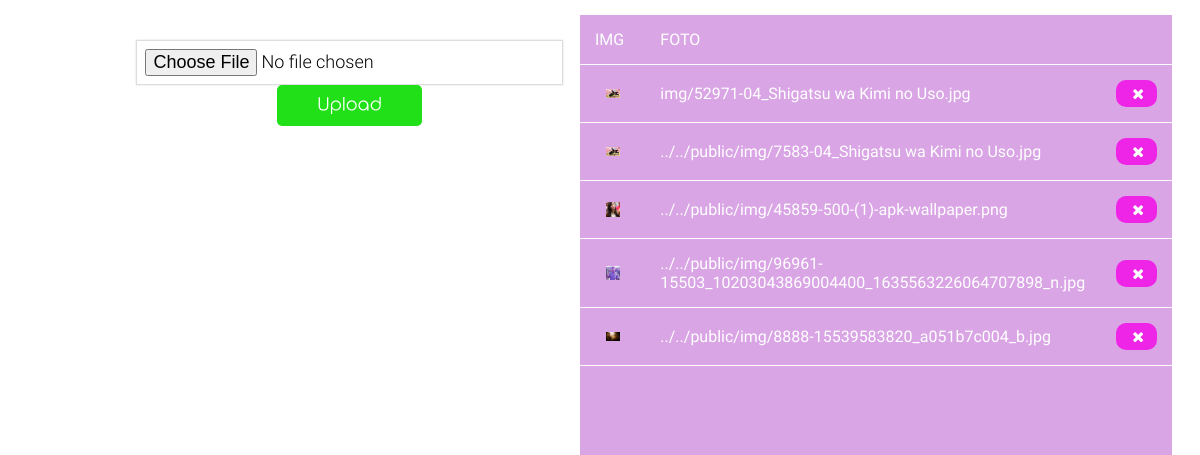
Page /dukun/foto/index.php on the committed database.
### tables this page shows
CREATE TABLE `foto` (
  `FOTO` text NOT NULL
);

### dukun/foto/list.php (the view)
<table border="0">
<td>IMG</td><td>FOTO</td><td></td>
  <?php
  require_once"../../private/db/conn.php";
  ?>
  <?php
  $pdo=$amorpdo->prepare("select* from foto");
  $pdo->execute();
  while($tampil=$pdo->fetch()){
    $id=$tampil['FOTO'];
  ?>
<tr>
<td><?php echo '<center><img class="preview" width="40%" alt="" src="'.$id.'" />'; ?></td>
<td><?php echo $id; ?></td>
<td width="5%">
<div class="kmenu"><button value="<?php echo $id; ?>" onclick="userhapus(this.value)"><i class="fa fa-remove"></i></button></div>
</td></tr>
<?php } ?>
</table>

### dukun/foto/index.php (shortened to what this page needs)
<html>
<head><title>Login : Tanya Dukun</title></head>
<link rel="stylesheet" href="../../public/css/style.css">
<link rel="stylesheet" href="../../public/css/submit.css">
<link rel="stylesheet" href="../../public/css/sweetalert.css">
<link rel="stylesheet" href="../../public/css/font_a/css/font-awesome.min.css">
<body>
<div class="bfoto">
<div class="submit">
  <div class="fkiri">
    <form class="uploadform" method="post" enctype="multipart/form-data" action=''>
      <input type="file" class="form-control" name="gambar" aria-describedby="sizing-addon1" />
        <input type="submit" value="Upload" name="btn-upload" id="btn-upload" class="btn btn-success btn-xs"></span>
    </div></div>
  </div>
  <div class="fkanan">
<?php include_once"list.php";?>
</div></div>
</body>
</html>

### public/css/style.css (style rules this page uses)
body { font-family: arial; font-size: 15px; background: url("../img/bg.jpg") no-repeat; background-size: cover; }
table, td, th { border-bottom: 1px solid #fff; text-align: left; font-family: Roboto-Regular; font-weight: normal; color: #fff; }
table { border-collapse: collapse; width: 100%; }
th, td { padding: 15px; }
.kmenu { background-color: #ee24e7; padding: 5 7 5 10; border-radius: 10px 10px 10px 10px; }
.bfoto { background-color:#none; }
.fkiri { float: left; background-color: #fff; height: 50%; width: 45%; padding: 10 10 10 10; }
.fkanan { background-color: #d9a5e5; margin-right: 20px; float: right; width: 50%; height: 97%; overflow-y: scroll; }

### public/css/submit.css (style rules this page uses)
button { background: #ee24e7; border:none; font-family: Rounded_Elegance; color: #fff; font-size: 15px; cursor: pointer; }
.submit { width: 80%; margin: auto; font-size: 19px; color: #000; text-align: center; margin-bottom: 15px; }
.submit input[type='file'] { padding: 8px; border: solid 1px #ddd; width: 100%; font-size: 18px; font-family: Roboto-Light; background: transparent; margin-top: 15px; box-shadow: 0px 0px 2px #ddd; }
.submit input[type='submit'] { border-radius: 5px; background: #21e018; padding:10px 40px 10px 40px; border:none; font-family: Rounded_Elegance; color: #fff; font-size: 18px; cursor: pointer; }

### rows in the picture
foto: FOTO (picture), FOTO "img/52971-04_Shigatsu wa Kimi no Uso.jpg"
foto: FOTO (picture), FOTO "../../public/img/7583-04_Shigatsu wa Kimi no Uso.jpg"
foto: FOTO (picture), FOTO "../../public/img/45859-500-(1)-apk-wallpaper.png"
foto: FOTO (picture), FOTO "../../public/img/96961-15503_10203043869004400_1635563226064707898_n.jpg"
foto: FOTO (picture), FOTO "../../public/img/8888-15539583820_a051b7c004_b.jpg"
